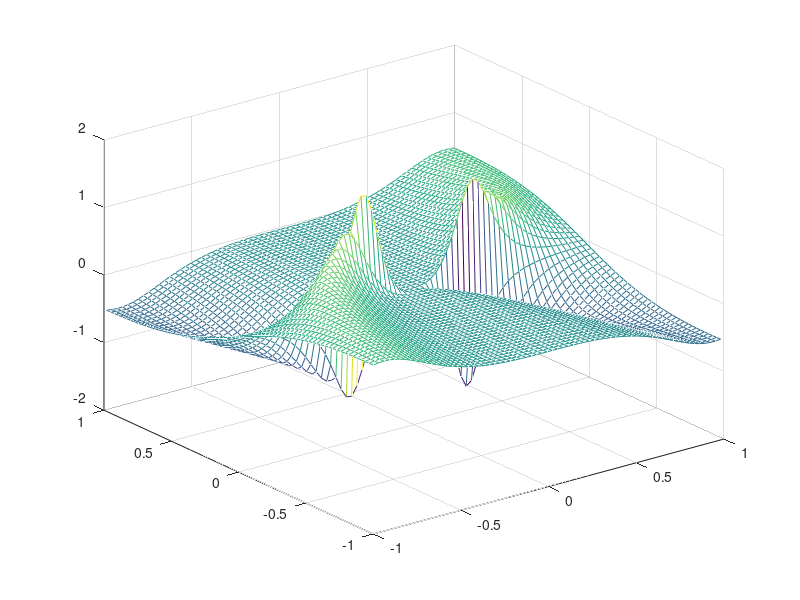

MATLAB code for this plot:
function counter_example_1
% function that is Gateaux differentiable but not continuous
% data = 2023/9/18

x = -1:0.03:1;
y = -1:0.03:1;
[X,Y] = meshgrid(x,y);
Z = (X.^3.*Y)./(X.^8+Y.^2);
figure(1)
mesh(X,Y,Z)
end

